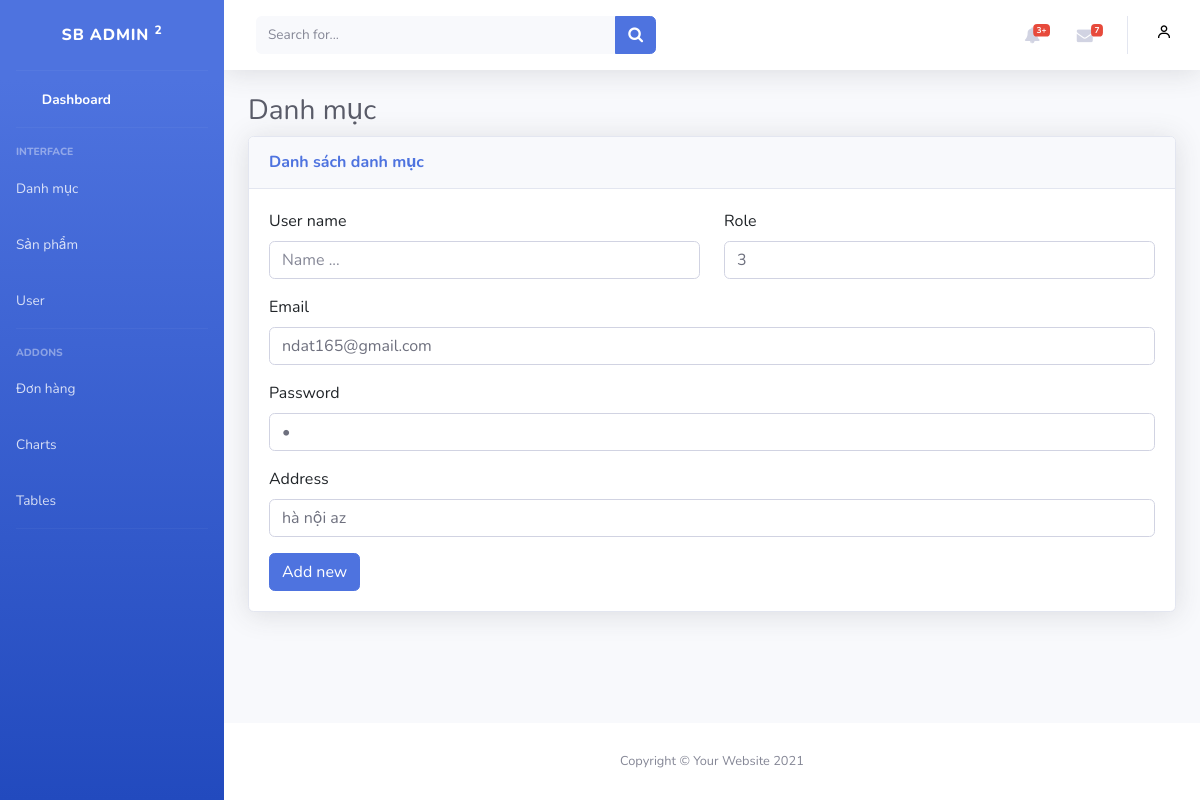
Page /admin/index.php?sp=fix_user&id=1 (signed in) on the committed database.
### tables this page shows
CREATE TABLE `user` (
  `idUser` int(10) NOT NULL,
  `nameUser` varchar(255) NOT NULL,
  `address` varchar(255) NOT NULL,
  `phone` varchar(20) DEFAULT NULL,
  `email` varchar(255) NOT NULL,
  `password` varchar(255) NOT NULL,
  `status` tinyint(50) NOT NULL DEFAULT 1,
  `role` varchar(50) NOT NULL
);

### module/pdo.php (called while the page is built, shortened)
<?php
function pdo_get_connection()
{
    $dburl = "mysql:host=localhost;dbname=du_an_11;charset=utf8";
    $username = 'root';
    $password = '';
    $conn = new PDO($dburl, $username, $password);
    $conn->setAttribute(PDO::ATTR_ERRMODE, PDO::ERRMODE_EXCEPTION);
    return $conn;
}
function pdo_query_one($sql)
{
    $sql_args = array_slice(func_get_args(), 1);
    try {
        $conn = pdo_get_connection();
        $stmt = $conn->prepare($sql);
        $stmt->execute($sql_args);
        $row = $stmt->fetch(PDO::FETCH_ASSOC);
        return $row;
    } catch (PDOException $e) {
        throw $e;
    } finally {
        unset($conn);
    }
}

### module/taikhoan.php (called while the page is built, shortened)
<?php
function list_one_user($id){
    $sql = "SELECT * FROM `user` WHERE idUser = ".$_GET['id'];
    $user = pdo_query_one($sql);
    return $user;
}
?>

### admin/user/fix.php (the view, shortened to what this page needs)
<div class="container-fluid">
    <h1 class="h3 mb-2 text-gray-800">Danh mục</h1>
    <div class="card shadow mb-4">
        <div class="card-header py-3">
            <h6 class="m-0 font-weight-bold text-primary"><a href="index.php?sp=list_user">Danh sách danh mục</a></h6>
        </div>
        <div class="card-body">
            <div class="table-responsive">
                <?php if(is_array($user)){extract($user);}?>
<form class="row g-3" action="index.php?sp=fix_done_user" enctype="multipart/form-data" method="post">
  <div class="col-6">
    <label for="inputAddress" class="form-label">User name</label>
    <input type="text" class="form-control" id="inputUserName" placeholder="Name ..." name="name" value="<?=$name?>">
  </div>
  <div class="col-md-6">
    <label for="inputCity" class="form-label">Role</label>
    <input type="number" class="form-control" id="inputRole" name="role" value="<?=$role?>">
  </div>
  <div class="col-md-12">
    <label for="inputEmail4" class="form-label">Email</label>
    <input type="email" class="form-control" id="inputEmail4" name="email" value="<?=$email?>">
  </div>
  <div class="col-md-12">
    <label for="inputPassword4" class="form-label">Password</label>
    <input type="password" class="form-control" id="inputPassword4" name="password" value="<?=$password?>">
  </div>
  <div class="col-12">
    <label for="inputAddress2" class="form-label">Address</label>
    <input type="text" class="form-control" id="inputAddress" placeholder="Apartment, studio, or floor" name="address" value="<?=$address?>">
  </div>
  <div class="col-12">
    <button type="submit" class="btn btn-primary" name="fix_user">Add new</button>
  </div>
</form>
            </div>
        </div>
    </div>
</div>
</div>

### rows in the picture
user: role "3", email "ndat165@gmail.com", address "hà nội az"
